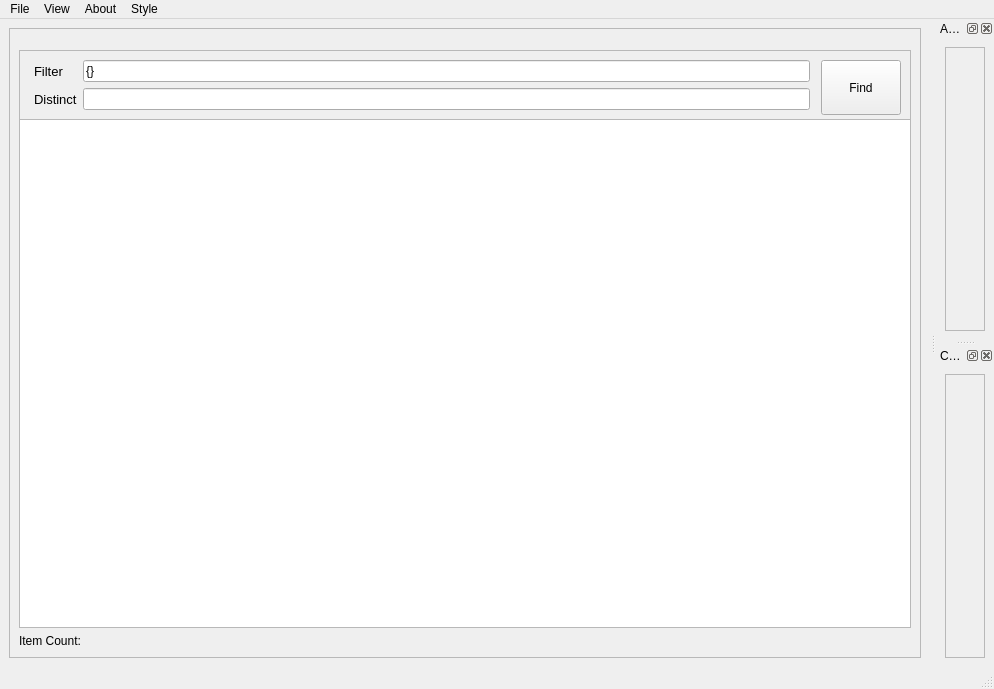
<?xml version="1.0" encoding="UTF-8"?>
<ui version="4.0">
 <class>MainWindow</class>
 <widget class="QMainWindow" name="MainWindow">
  <property name="geometry">
   <rect>
    <x>0</x>
    <y>0</y>
    <width>994</width>
    <height>689</height>
   </rect>
  </property>
  <property name="windowTitle">
   <string>Metadata Manager</string>
  </property>
  <widget class="QWidget" name="centralwidget">
   <layout class="QGridLayout" name="gridLayout">
    <item row="0" column="0">
     <widget class="QFrame" name="main_frame">
      <property name="sizePolicy">
       <sizepolicy hsizetype="Preferred" vsizetype="Preferred">
        <horstretch>0</horstretch>
        <verstretch>0</verstretch>
       </sizepolicy>
      </property>
      <property name="frameShape">
       <enum>QFrame::StyledPanel</enum>
      </property>
      <property name="frameShadow">
       <enum>QFrame::Raised</enum>
      </property>
      <layout class="QVBoxLayout" name="verticalLayout">
       <item>
        <widget class="QFrame" name="frame">
         <property name="minimumSize">
          <size>
           <width>0</width>
           <height>75</height>
          </size>
         </property>
         <property name="maximumSize">
          <size>
           <width>16777215</width>
           <height>50</height>
          </size>
         </property>
         <property name="frameShape">
          <enum>QFrame::StyledPanel</enum>
         </property>
         <property name="frameShadow">
          <enum>QFrame::Raised</enum>
         </property>
         <layout class="QHBoxLayout" name="horizontalLayout_2">
          <item>
           <layout class="QFormLayout" name="formLayout">
            <property name="leftMargin">
             <number>5</number>
            </property>
            <property name="rightMargin">
             <number>5</number>
            </property>
            <item row="0" column="0">
             <widget class="QLabel" name="label">
              <property name="font">
               <font>
                <pointsize>10</pointsize>
               </font>
              </property>
              <property name="text">
               <string>Filter</string>
              </property>
             </widget>
            </item>
            <item row="0" column="1">
             <widget class="QLineEdit" name="filterEdit">
              <property name="minimumSize">
               <size>
                <width>0</width>
                <height>0</height>
               </size>
              </property>
              <property name="text">
               <string>{}</string>
              </property>
              <property name="placeholderText">
               <string/>
              </property>
             </widget>
            </item>
            <item row="1" column="0">
             <widget class="QLabel" name="label_2">
              <property name="font">
               <font>
                <pointsize>10</pointsize>
               </font>
              </property>
              <property name="text">
               <string>Distinct</string>
              </property>
             </widget>
            </item>
            <item row="1" column="1">
             <widget class="QLineEdit" name="distinctEdit">
              <property name="minimumSize">
               <size>
                <width>0</width>
                <height>0</height>
               </size>
              </property>
             </widget>
            </item>
           </layout>
          </item>
          <item>
           <widget class="QPushButton" name="findPushButton">
            <property name="sizePolicy">
             <sizepolicy hsizetype="Minimum" vsizetype="Expanding">
              <horstretch>0</horstretch>
              <verstretch>0</verstretch>
             </sizepolicy>
            </property>
            <property name="minimumSize">
             <size>
              <width>50</width>
              <height>0</height>
             </size>
            </property>
            <property name="text">
             <string>Find</string>
            </property>
           </widget>
          </item>
         </layout>
        </widget>
       </item>
       <item>
        <widget class="QTableView" name="tableView">
         <property name="sortingEnabled">
          <bool>true</bool>
         </property>
        </widget>
       </item>
       <item>
        <widget class="QLabel" name="itemCountLabel">
         <property name="text">
          <string>Item Count:</string>
         </property>
        </widget>
       </item>
      </layout>
     </widget>
    </item>
   </layout>
  </widget>
  <widget class="QMenuBar" name="menubar">
   <property name="geometry">
    <rect>
     <x>0</x>
     <y>0</y>
     <width>994</width>
     <height>21</height>
    </rect>
   </property>
   <widget class="QMenu" name="menuAbout">
    <property name="title">
     <string>About</string>
    </property>
   </widget>
   <widget class="QMenu" name="menuView">
    <property name="title">
     <string>View</string>
    </property>
   </widget>
   <widget class="QMenu" name="menuStyle">
    <property name="title">
     <string>Style</string>
    </property>
    <addaction name="actionLight"/>
    <addaction name="actionDark"/>
   </widget>
   <widget class="QMenu" name="menuFile">
    <property name="title">
     <string>File</string>
    </property>
    <addaction name="actionSave_Default_Layout"/>
    <addaction name="actionRestore_Default_Layout"/>
   </widget>
   <addaction name="menuFile"/>
   <addaction name="menuView"/>
   <addaction name="menuAbout"/>
   <addaction name="menuStyle"/>
  </widget>
  <widget class="QStatusBar" name="statusbar">
   <property name="sizeGripEnabled">
    <bool>true</bool>
   </property>
  </widget>
  <widget class="QDockWidget" name="actionsDockWidget">
   <property name="floating">
    <bool>false</bool>
   </property>
   <property name="allowedAreas">
    <set>Qt::AllDockWidgetAreas</set>
   </property>
   <property name="windowTitle">
    <string>Actions</string>
   </property>
   <attribute name="dockWidgetArea">
    <number>2</number>
   </attribute>
   <widget class="QWidget" name="dockWidgetContents_12">
    <layout class="QVBoxLayout" name="verticalLayout_5">
     <item>
      <widget class="QFrame" name="frame_3">
       <property name="frameShape">
        <enum>QFrame::StyledPanel</enum>
       </property>
       <property name="frameShadow">
        <enum>QFrame::Raised</enum>
       </property>
      </widget>
     </item>
    </layout>
   </widget>
  </widget>
  <widget class="QDockWidget" name="commentsDockWidget">
   <property name="windowTitle">
    <string>Comments</string>
   </property>
   <attribute name="dockWidgetArea">
    <number>2</number>
   </attribute>
   <widget class="QWidget" name="dockWidgetContents_13">
    <layout class="QVBoxLayout" name="verticalLayout_6">
     <item>
      <widget class="QFrame" name="frame_4">
       <property name="frameShape">
        <enum>QFrame::StyledPanel</enum>
       </property>
       <property name="frameShadow">
        <enum>QFrame::Raised</enum>
       </property>
      </widget>
     </item>
    </layout>
   </widget>
  </widget>
  <action name="actionViewPreview">
   <property name="checkable">
    <bool>true</bool>
   </property>
   <property name="checked">
    <bool>true</bool>
   </property>
   <property name="text">
    <string>Preview</string>
   </property>
  </action>
  <action name="actionViewInspector">
   <property name="checkable">
    <bool>true</bool>
   </property>
   <property name="checked">
    <bool>true</bool>
   </property>
   <property name="text">
    <string>Inspector</string>
   </property>
  </action>
  <action name="actionViewActions">
   <property name="checkable">
    <bool>true</bool>
   </property>
   <property name="checked">
    <bool>true</bool>
   </property>
   <property name="text">
    <string>Actions</string>
   </property>
  </action>
  <action name="actionViewComments">
   <property name="checkable">
    <bool>true</bool>
   </property>
   <property name="checked">
    <bool>true</bool>
   </property>
   <property name="text">
    <string>Comments</string>
   </property>
  </action>
  <action name="actionLight">
   <property name="checkable">
    <bool>true</bool>
   </property>
   <property name="text">
    <string>Light</string>
   </property>
  </action>
  <action name="actionDark">
   <property name="checkable">
    <bool>true</bool>
   </property>
   <property name="text">
    <string>Dark</string>
   </property>
  </action>
  <action name="actionSave_Default_Layout">
   <property name="text">
    <string>Save Default Layout</string>
   </property>
  </action>
  <action name="actionRestore_Default_Layout">
   <property name="text">
    <string>Restore Default Layout</string>
   </property>
  </action>
 </widget>
 <tabstops>
  <tabstop>filterEdit</tabstop>
  <tabstop>tableView</tabstop>
 </tabstops>
 <resources/>
 <connections/>
</ui>
